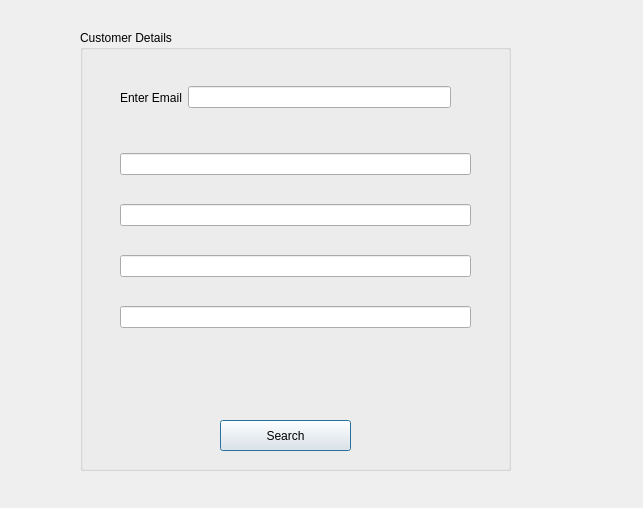
<?xml version="1.0" encoding="UTF-8"?>
<ui version="4.0">
 <class>customersearch</class>
 <widget class="QDialog" name="customersearch">
  <property name="geometry">
   <rect>
    <x>0</x>
    <y>0</y>
    <width>643</width>
    <height>508</height>
   </rect>
  </property>
  <property name="windowTitle">
   <string>Dialog</string>
  </property>
  <widget class="QGroupBox" name="groupBox">
   <property name="geometry">
    <rect>
     <x>80</x>
     <y>30</y>
     <width>431</width>
     <height>441</height>
    </rect>
   </property>
   <property name="title">
    <string>Customer Details</string>
   </property>
   <widget class="QPushButton" name="pushButton_custsearch">
    <property name="geometry">
     <rect>
      <x>140</x>
      <y>390</y>
      <width>131</width>
      <height>31</height>
     </rect>
    </property>
    <property name="text">
     <string>Search</string>
    </property>
   </widget>
   <widget class="QWidget" name="">
    <property name="geometry">
     <rect>
      <x>40</x>
      <y>47</y>
      <width>331</width>
      <height>41</height>
     </rect>
    </property>
    <layout class="QHBoxLayout" name="horizontalLayout">
     <item>
      <widget class="QLabel" name="label">
       <property name="text">
        <string>Enter Email</string>
       </property>
      </widget>
     </item>
     <item>
      <widget class="QLineEdit" name="lineEdit_custsearch"/>
     </item>
    </layout>
   </widget>
   <widget class="QWidget" name="">
    <property name="geometry">
     <rect>
      <x>40</x>
      <y>100</y>
      <width>351</width>
      <height>221</height>
     </rect>
    </property>
    <layout class="QVBoxLayout" name="verticalLayout">
     <item>
      <widget class="QLineEdit" name="lineEdit_first"/>
     </item>
     <item>
      <widget class="QLineEdit" name="lineEdit_sur"/>
     </item>
     <item>
      <widget class="QLineEdit" name="lineEdit_add"/>
     </item>
     <item>
      <widget class="QLineEdit" name="lineEdit_phone"/>
     </item>
    </layout>
   </widget>
  </widget>
 </widget>
 <resources/>
 <connections/>
</ui>
